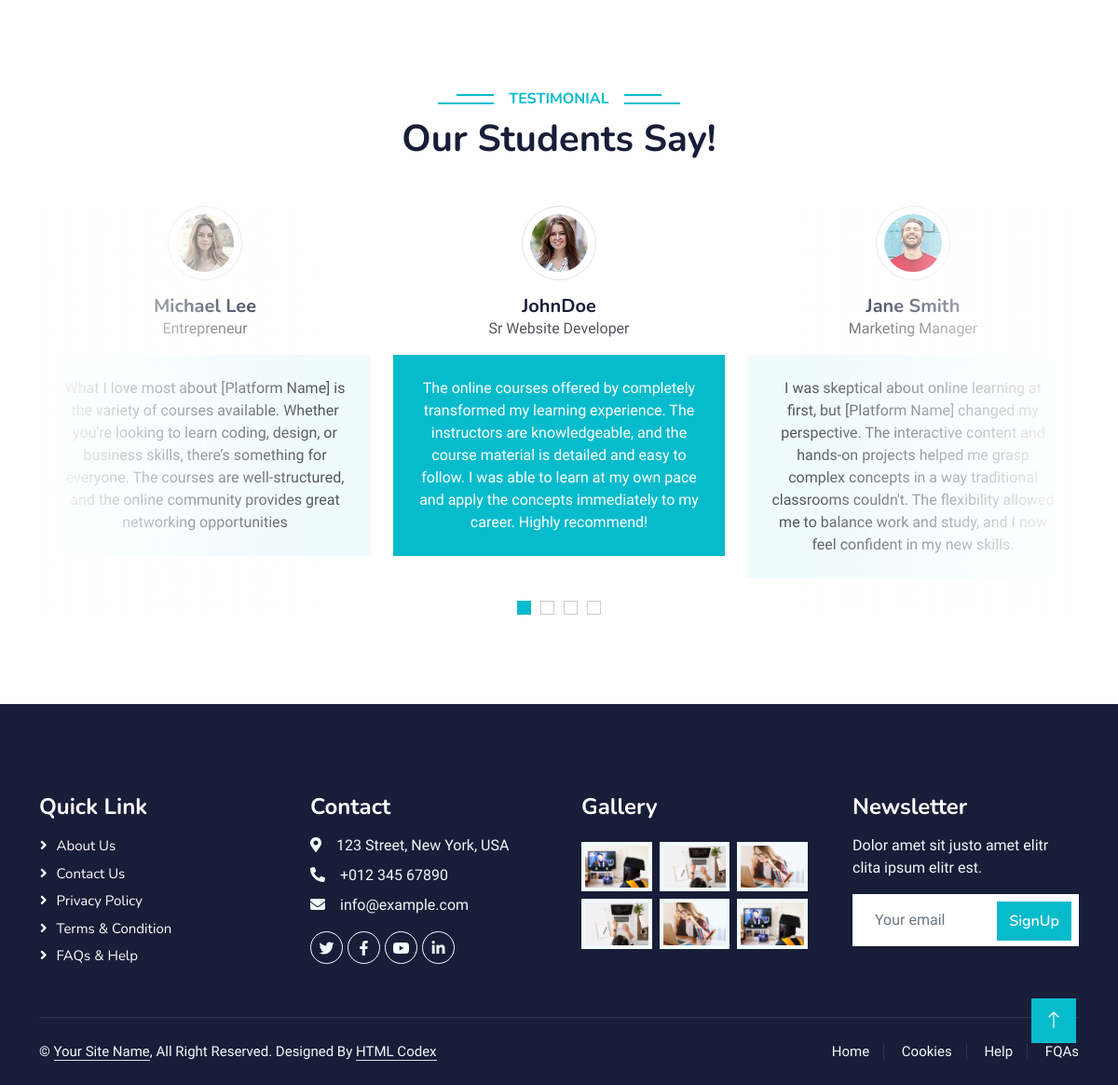
Before: / (lower part) with the older database file.
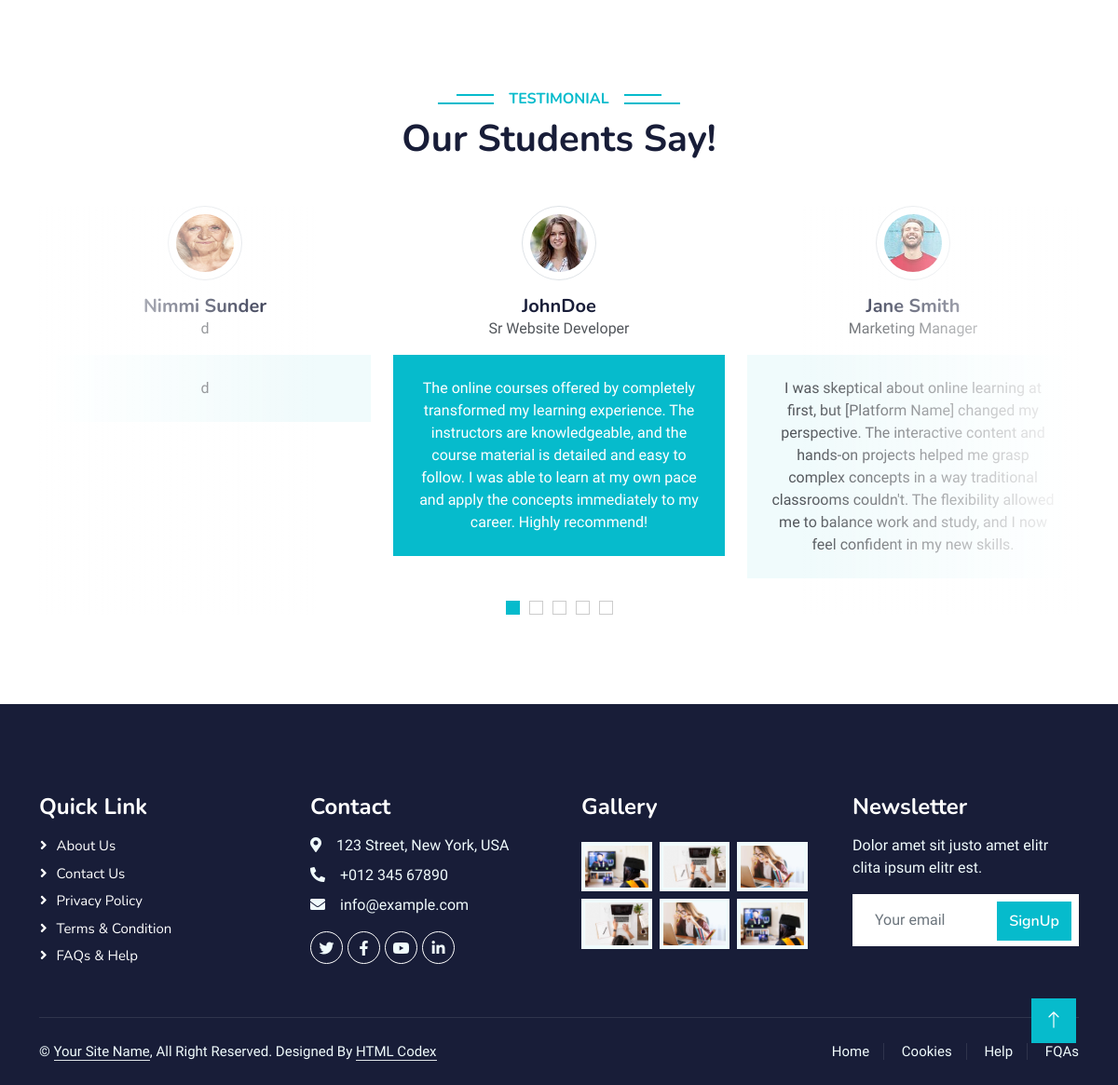
After: the same page with the newer database file.
### courses/models.py (models this page shows, shortened)
class Testimonial(models.Model):
    name = models.CharField(max_length=255)
    title = models.CharField(max_length=255, blank=True, null=True)
    message = models.TextField()
    image = models.ImageField(upload_to='img/', blank=True, null=True)
    date_created = models.DateTimeField(auto_now_add=True)

### courses/views.py (the view)
# urls.py: path('', views.home, name="home"),
def home(request):
    testimonials = Testimonial.objects.all()
    return render(request, 'courses/index.html', {'testimonials': testimonials})

### courses/templates/courses/index.html (shortened to what this page needs)
<!DOCTYPE html>
<html lang="en">
<head>
    {% load static %}
    <link href="https://cdnjs.cloudflare.com/ajax/libs/font-awesome/5.10.0/css/all.min.css" rel="stylesheet">
    <link href="https://cdn.jsdelivr.net/npm/bootstrap-icons@1.4.1/font/bootstrap-icons.css" rel="stylesheet">
    <link href="{% static 'lib/animate/animate.min.css' %}" rel="stylesheet">
    <link href="{% static 'lib/owlcarousel/assets/owl.carousel.min.css' %}" rel="stylesheet">
    <link href="{% static 'css/bootstrap.min.css' %}" rel="stylesheet">
    <link href="{% static 'css/style.css' %}" rel="stylesheet">
</head>
<body>
    <div class="container-xxl py-5">
    </div>
    <div class="container-xxl py-5 wow fadeInUp" data-wow-delay="0.1s">
        <div class="container">
            <div class="text-center">
                <h6 class="section-title bg-white text-center text-primary px-3">Testimonial</h6>
                <h1 class="mb-5">Our Students Say!</h1>
            </div>
            <div class="owl-carousel testimonial-carousel position-relative">
                {% for testimonial in testimonials %}
                <div class="testimonial-item text-center">
                    {% if testimonial.image %}
                    <img class="border rounded-circle p-2 mx-auto mb-3" src="{% static testimonial.image.url %}" style="width: 80px; height: 80px;">
                    {% endif %}
                    <h5 class="mb-0">{{ testimonial.name }}</h5>
                    <p>{{ testimonial.title }}</p>
                    <div class="testimonial-text bg-light text-center p-4">
                    <p class="mb-0">{{ testimonial.message }}</p>
                    </div>
                </div>
                {% endfor %}
            </div>
        </div>
    </div>
    <div class="container-fluid bg-dark text-light footer pt-5 mt-5 wow fadeIn" data-wow-delay="0.1s">
        <div class="container py-5">
            <div class="row g-5">
                <div class="col-lg-3 col-md-6">
                    <h4 class="text-white mb-3">Quick Link</h4>
                    <a class="btn btn-link" href="">About Us</a>
                    <a class="btn btn-link" href="">Contact Us</a>
                    <a class="btn btn-link" href="">Privacy Policy</a>
                    <a class="btn btn-link" href="">Terms & Condition</a>
                    <a class="btn btn-link" href="">FAQs & Help</a>
                </div>
                <div class="col-lg-3 col-md-6">
                    <h4 class="text-white mb-3">Contact</h4>
                    <p class="mb-2"><i class="fa fa-map-marker-alt me-3"></i>123 Street, New York, USA</p>
                    <p class="mb-2"><i class="fa fa-phone-alt me-3"></i>+012 345 67890</p>
                    <p class="mb-2"><i class="fa fa-envelope me-3"></i>info@example.com</p>
                    <div class="d-flex pt-2">
                        <a class="btn btn-outline-light btn-social" href=""><i class="fab fa-twitter"></i></a>
                        <a class="btn btn-outline-light btn-social" href=""><i class="fab fa-facebook-f"></i></a>
                        <a class="btn btn-outline-light btn-social" href=""><i class="fab fa-youtube"></i></a>
                        <a class="btn btn-outline-light btn-social" href=""><i class="fab fa-linkedin-in"></i></a>
                    </div>
                </div>
                <div class="col-lg-3 col-md-6">
                    <h4 class="text-white mb-3">Gallery</h4>
                    <div class="row g-2 pt-2">
                        <div class="col-4">
                            <img class="img-fluid bg-light p-1" src="{% static 'img/course-1.jpg' %}" alt="">
                        </div>
                        <div class="col-4">
                            <img class="img-fluid bg-light p-1" src="{% static 'img/course-2.jpg' %}" alt="">
                        </div>
                        <div class="col-4">
                            <img class="img-fluid bg-light p-1" src="{% static 'img/course-3.jpg' %}" alt="">
                        </div>
                        <div class="col-4">
                            <img class="img-fluid bg-light p-1" src="{% static 'img/course-2.jpg' %}" alt="">
                        </div>
                        <div class="col-4">
                            <img class="img-fluid bg-light p-1" src="{% static 'img/course-3.jpg' %}" alt="">
                        </div>
                        <div class="col-4">
                            <img class="img-fluid bg-light p-1" src="{% static 'img/course-1.jpg' %}" alt="">
                        </div>
                    </div>
                </div>
                <div class="col-lg-3 col-md-6">
                    <h4 class="text-white mb-3">Newsletter</h4>
                    <p>Dolor amet sit justo amet elitr clita ipsum elitr est.</p>
                    <div class="position-relative mx-auto" style="max-width: 400px;">
                        <input class="form-control border-0 w-100 py-3 ps-4 pe-5" type="text" placeholder="Your email">
                        <button type="button" class="btn btn-primary py-2 position-absolute top-0 end-0 mt-2 me-2">SignUp</button>
                    </div>
                </div>
            </div>
        </div>
        <div class="container">
            <div class="copyright">
                <div class="row">
                    <div class="col-md-6 text-center text-md-start mb-3 mb-md-0">
                        &copy; <a class="border-bottom" href="#">Your Site Name</a>, All Right Reserved.
                        Designed By <a class="border-bottom" href="https://htmlcodex.com">HTML Codex</a>
                    </div>
                    <div class="col-md-6 text-center text-md-end">
                        <div class="footer-menu">
                            <a href="">Home</a>
                            <a href="">Cookies</a>
                            <a href="">Help</a>
                            <a href="">FQAs</a>
                        </div>
                    </div>
                </div>
            </div>
        </div>
    </div>
    <a href="#" class="btn btn-lg btn-primary btn-lg-square back-to-top"><i class="bi bi-arrow-up"></i></a>
</body>
</html>

### courses/static/css/style.css (style rules this page uses)
:root { --primary: #06BBCC; --light: #F0FBFC; --dark: #181d38; }
.back-to-top { position: fixed; display: none; right: 45px; bottom: 45px; z-index: 99; }
.btn { font-family: 'Nunito', sans-serif; font-weight: 600; transition: .5s; }
.btn.btn-primary, .btn.btn-secondary { color: #FFFFFF; }
.btn-lg-square { width: 48px; height: 48px; }
.btn-square, .btn-sm-square, .btn-lg-square { padding: 0; display: flex; align-items: center; justify-content: center; font-weight: normal; border-radius: 0px; }
.section-title { position: relative; display: inline-block; text-transform: uppercase; }
.section-title::before { position: absolute; content: ""; width: calc(100% + 80px); height: 2px; top: 4px; left: -40px; background: var(--primary); z-index: -1; }
.section-title::after { position: absolute; content: ""; width: calc(100% + 120px); height: 2px; bottom: 5px; left: -60px; background: var(--primary); z-index: -1; }
.testimonial-carousel::before { position: absolute; content: ""; top: 0; left: 0; height: 100%; width: 0; background: linear-gradient(to right, rgba(255, 255, 255, 1) 0%, rgba(255, 255, 255, 0) 100%); z-index: 1; }
.testimonial-carousel::after { position: absolute; content: ""; top: 0; right: 0; height: 100%; width: 0; background: linear-gradient(to left, rgba(255, 255, 255, 1) 0%, rgba(255, 255, 255, 0) 100%); z-index: 1; }
@media (min-width: 768px) { .testimonial-carousel::before, .testimonial-carousel::after { width: 200px; } }
@media (min-width: 992px) { .testimonial-carousel::before, .testimonial-carousel::after { width: 300px; } }
.testimonial-carousel .owl-item .testimonial-text, .testimonial-carousel .owl-item.center .testimonial-text * { transition: .5s; }
.testimonial-carousel .owl-item.center .testimonial-text { background: var(--primary) !important; }
.testimonial-carousel .owl-item.center .testimonial-text * { color: #FFFFFF !important; }
.footer .btn.btn-social { margin-right: 5px; width: 35px; height: 35px; display: flex; align-items: center; justify-content: center; color: var(--light); font-weight: normal; border: 1px solid #FFFFFF; border-radius: 35px; transition: .3s; }
.footer .btn.btn-link { display: block; margin-bottom: 5px; padding: 0; text-align: left; color: #FFFFFF; font-size: 15px; font-weight: normal; text-transform: capitalize; transition: .3s; }
.footer .btn.btn-link::before { position: relative; content: "\f105"; font-family: "Font Awesome 5 Free"; font-weight: 900; margin-right: 10px; }
.footer .copyright { padding: 25px 0; font-size: 15px; border-top: 1px solid rgba(256, 256, 256, .1); }
.footer .copyright a { color: var(--light); }
.footer .footer-menu a { margin-right: 15px; padding-right: 15px; border-right: 1px solid rgba(255, 255, 255, .1); }
.footer .footer-menu a:last-child { margin-right: 0; padding-right: 0; border-right: none; }

Changed rows visible on the page:
no longer on this page (row unchanged): Testimonial: image (picture), name "Michael Lee", title "Entrepreneur", message "What I love most about [Platform Name] is the variety of courses available. Whether you're looking to learn coding, design, or business skills, there’s something for everyone. The courses are well-structured, and the online community provides great networking opportunities"
added Testimonial: image (picture), name "Nimmi Sunder", title "d", message "d"
